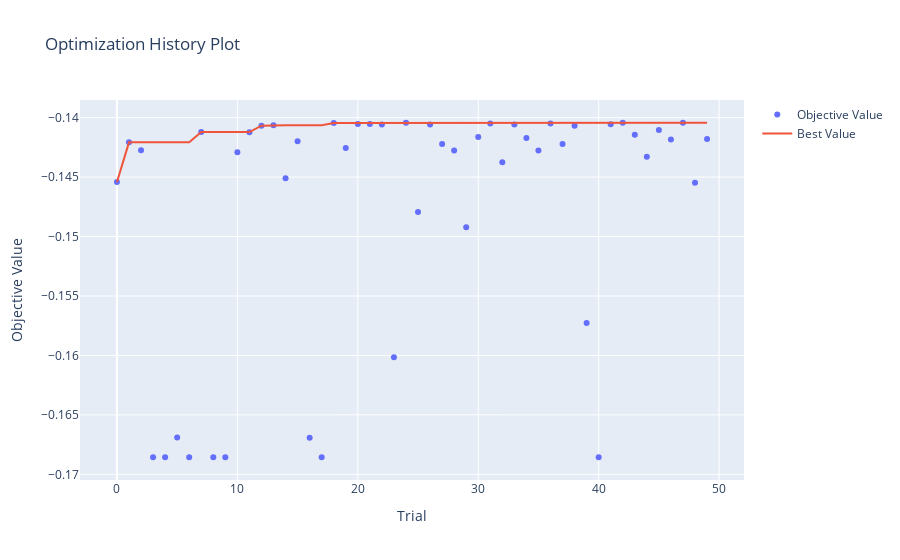

Notebook code cell kept with this figure:
### Markdown cell above
### Lasso Regression

### Code cell
### Lasso Regression

import warnings
import optuna
from optuna.visualization import plot_optimization_history
import plotly.io as pio
import numpy as np
from sklearn.linear_model import Lasso

# Ignore all warnings
warnings.filterwarnings("ignore")

def lasso_regression(df, X_train, X_test, y_train, y_test):

    def objective(trial):
        param = {
            'alpha' : trial.suggest_loguniform('alpha', 1e-5, 10.0),
            'selection' : trial.suggest_categorical('selection', ['cyclic', 'random'])
        }
        model = Lasso(**param)
        scores = cross_val_score(model, X_train, y_train, 
                                 cv=KFold(n_splits=5,
                                          shuffle=True,
                                          random_state=42),
                                 scoring='neg_mean_absolute_percentage_error'
                                ) # Train set is split into 3 folds, the model is trained on 2 folds and evaluated on the remaining fold. This is repeated 3 times, and the average of the 3 scores is returned.
        # Return the mean of 3 scores
        return scores.mean()
    
    study = optuna.create_study(direction='maximize', study_name='LassoRegression')
    study.optimize(objective, n_trials=50) # n_trials is the number of trials to run, each run is evaluated by cross validation score
    
    print('Best parameters for lasso regression', study.best_params)
    print('Best MAPE score for lasso regression training:', -1*study.best_value)
    
    model = Lasso(**study.best_params)
    model.fit(X_train, y_train)
    fig = plot_optimization_history(study)
    pio.show(fig)
    y_pred = model.predict(X_test)
    mape = mean_absolute_percentage_error(y_test, y_pred)
    print("MAPE for lasso regression testing:", mape)
    

    return model

model = lasso_regression(df, X_train, X_test, y_train, y_test)
df['Prediction_LassoReg'] = model.predict(mmscaler.transform(df[features]))
regression_report(model, X_train, X_test, y_test, df)

### Figure 1 — Plotly figure (JSON) as saved in the notebook; plotly's stock layout.template omitted (floating-point values rounded to 4 significant figures)
{"data": [{"mode": "markers", "name": "Objective Value", "type": "scatter", "x": [0, 1, 2, 3, 4, 5, 6, 7, 8, 9, 10, 11, 12, 13, 14, 15, 16, 17, 18, 19, 20, 21, 22, 23, 24, 25, 26, 27, 28, 29, 30, 31, 32, 33, 34, 35, 36, 37, 38, 39, 40, 41, 42, 43, 44, 45, 46, 47, 48, 49], "y": [-0.1454, -0.1421, -0.1427, -0.1686, -0.1686, -0.1669, -0.1686, -0.1412, -0.1686, -0.1686, -0.1429, -0.1412, -0.1407, -0.1406, -0.1451, -0.142, -0.1669, -0.1686, -0.1405, -0.1425, -0.1405, -0.1405, -0.1406, -0.1602, -0.1404, -0.1479, -0.1406, -0.1422, -0.1428, -0.1492, -0.1416, -0.1405, -0.1438, -0.1406, -0.1417, -0.1428, -0.1405, -0.1422, -0.1407, -0.1573, -0.1686, -0.1406, -0.1404, -0.1414, -0.1433, -0.141, -0.1418, -0.1404, -0.1455, -0.1418]}, {"name": "Best Value", "type": "scatter", "x": [0, 1, 2, 3, 4, 5, 6, 7, 8, 9, 10, 11, 12, 13, 14, 15, 16, 17, 18, 19, 20, 21, 22, 23, 24, 25, 26, 27, 28, 29, 30, 31, 32, 33, 34, 35, 36, 37, 38, 39, 40, 41, 42, 43, 44, 45, 46, 47, 48, 49], "y": [-0.1454, -0.1421, -0.1421, -0.1421, -0.1421, -0.1421, -0.1421, -0.1412, -0.1412, -0.1412, -0.1412, -0.1412, -0.1407, -0.1406, -0.1406, -0.1406, -0.1406, -0.1406, -0.1405, -0.1405, -0.1405, -0.1405, -0.1405, -0.1405, -0.1404, -0.1404, -0.1404, -0.1404, -0.1404, -0.1404, -0.1404, -0.1404, -0.1404, -0.1404, -0.1404, -0.1404, -0.1404, -0.1404, -0.1404, -0.1404, -0.1404, -0.1404, -0.1404, -0.1404, -0.1404, -0.1404, -0.1404, -0.1404, -0.1404, -0.1404]}], "layout": {"title": {"text": "Optimization History Plot"}, "xaxis": {"title": {"text": "Trial"}}, "yaxis": {"title": {"text": "Objective Value"}}}}
